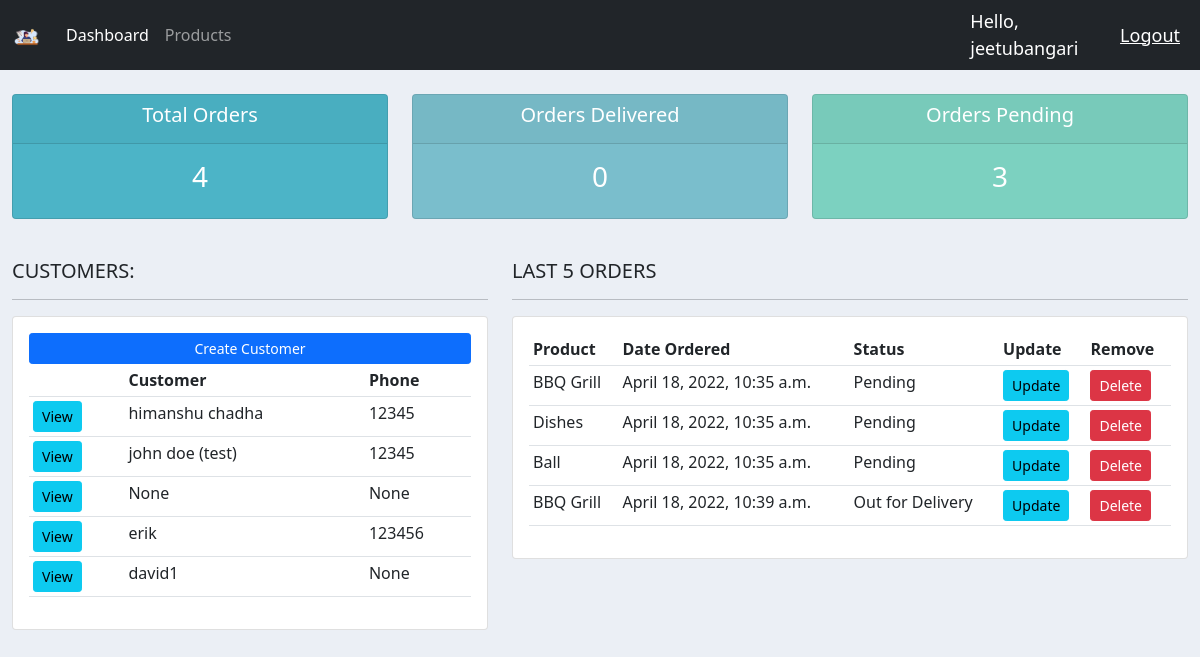
Screenshot of / (signed in) with the database file from the repository.
### accounts/models.py (models this page shows, shortened)
class Customer(models.Model):
	user = models.OneToOneField(User, null=True, blank=True, on_delete=models.CASCADE)
	name = models.CharField(max_length=200, null=True)
	phone = models.CharField(max_length=200, null=True)
	email = models.CharField(max_length=200, null=True)
	profile_pic = models.ImageField(default='default.png', null=True, blank=True)
	date_created = models.DateTimeField(auto_now_add=True, null=True)

class Order(models.Model):
	STATUS = (
		('Pending', 'Pending'),
		('Out for Delivery', 'Out for Delivery'),
		('Delivered', 'Delivered'),
	)
	customer = models.ForeignKey(Customer, null=True, on_delete=models.SET_NULL)
	product = models.ForeignKey(Product, null=True, on_delete=models.SET_NULL)
	date_created = models.DateTimeField(auto_now_add=True, null=True)
	status = models.CharField(max_length=200, null=True, choices=STATUS)
	note = models.CharField(max_length=1000, null=True)

class Product(models.Model):
	CATEGORY = (
		('Indoor', 'Indoor'),
		('Outdoor', 'Outdoor'),
	)
	name = models.CharField(max_length=200, null=True)
	price = models.FloatField(null=True)
	category = models.CharField(max_length=200, null=True, choices=CATEGORY)
	description = models.CharField(max_length=200, null=True, blank=True)
	date_created = models.DateTimeField(auto_now_add=True, null=True)
	tags = models.ManyToManyField(Tag)
	def __str__(self):
		return self.name

### accounts/decorators.py (the view)
	def wrapper_func(request, *args, **kwargs):
		group = None
		if request.user.groups.exists():
			group = request.user.groups.all()[0].name
		if group == 'customer':
			return redirect('user-page')
		if group == 'admin':
			return view_func(request, *args, **kwargs)

### accounts/views.py (called while the page is built)
@login_required(login_url='login')
@admin_only
def home(request):
	orders = Order.objects.all()
	customers = Customer.objects.all()
	total_customers = customers.count()
	total_orders = orders.count()
	delivered = orders.filter(status='Delivered').count()
	pending = orders.filter(status='Pending').count()
	context = {'orders': orders, 'customers': customers, 'total_customers': total_customers, 'total_orders': total_orders, 'delivered': delivered, 'pending': pending}
	return render(request, 'accounts/dashboard.html', context)

### accounts/templates/accounts/dashboard.html
{% extends 'accounts/main.html' %}
{% block content %}
{% include 'accounts/status.html' %}
	<br>
	<div class="row">
		<div class="col-md-5">
			<h5>CUSTOMERS:</h5>
			<hr>
			<div class="card card-body">
				<a class="btn btn-primary btn-sm btn-block" href="">Create Customer</a>
				<table class="table table-sm">
					<tr>
						<th></th>
						<th>Customer</th>
						<th>Phone</th>
					</tr>
					{% for customer in customers %}
						<tr>
							<td><a class="btn btn-sm btn-info" href="{% url 'customer' customer.id %}">View</a></td>
							<td>{{customer.name}}</td>
							<td>{{customer.phone}}</td>
						</tr>
					{% endfor%}
				</table>
			</div>
		</div>
		<div class="col-md-7">
			<h5>LAST 5 ORDERS</h5>
			<hr>
			<div class="card card-body">
				<table class="table table-sm">
					<tr>
						<th>Product</th>
						<th>Date Ordered</th>
						<th>Status</th>
						<th>Update</th>
						<th>Remove</th>
					</tr>
					{% for order in orders %}
						<tr>
							<td>{{order.product}}</td>
							<td>{{order.date_created}}</td>
							<td>{{order.status}}</td>
							<td><a class="btn btn-sm btn-info" href="{% url 'update_order' order.id %}">Update</a></td>
							<td><a class="btn btn-sm btn-danger" href="{% url 'delete_order' order.id %}">Delete</a></td>
						</tr>
					{% endfor%}
				</table>
			</div>
		</div>
	</div>
{% endblock content %}

### accounts/templates/accounts/main.html (shortened to what this page needs)
{% load static %}
<!DOCTYPE html>
<html>
<head>
	<link href="https://cdn.jsdelivr.net/npm/bootstrap@5.1.3/dist/css/bootstrap.min.css" rel="stylesheet">
	<link rel="stylesheet" type="text/css" href="{% static '/css/main.css' %}">
</head>
<body>
	{% include 'accounts/navbar.html' %}
	<div class="container-fluid">{% block content %} {% endblock content %}</div>
</body>
</html>

### accounts/templates/accounts/navbar.html (shortened to what this page needs)
{% load static %}
<nav class="navbar navbar-expand-lg navbar-dark bg-dark">
  <div class="container-fluid">
    <a class="navbar-brand" href="{% url 'home' %}">
      <img width="30" height="24" src="{% static 'images/logo.png' %}">
    </a>
    <div class="collapse navbar-collapse" id="navbarNav">
      <ul class="navbar-nav">
        {% if request.user.is_staff %}
        <li class="nav-item">
          <a class="nav-link active" aria-current="page" href="{% url 'home' %}">Dashboard</a>
        </li>
        <li class="nav-item">
          <a class="nav-link" href="{% url 'products' %}">Products</a>
        </li>
        {% else %}
        <li class="nav-item">
          <a class="nav-link" href="{% url 'account' %}">Settings</a>
        </li>
        {% endif %}
      </ul>
    </div>
  </div>
  <span class="hello-msg">Hello, {{request.user}}</span>
  <span><a class="hello-msg" href="{% url 'logout' %}">Logout</a></span>
</nav>

### accounts/templates/accounts/status.html
<br>
<div class="row">
	<div class="col">
		<div class="col-md">
			<div class="card text-center text-white mb-3" id="total-orders">
				<div class="card-header">
					<h5 class="card-title">Total Orders</h5>
				</div>
				<div class="card-body">
					<h3 class="card-title">{{total_orders}}</h3>
				</div>
			</div>
		</div>
	</div>
	<div class="col">
		<div class="col-md">
			<div class="card text-center text-white mb-3" id="orders-delivered">
				<div class="card-header">
					<h5 class="card-title">Orders Delivered</h5>
				</div>
				<div class="card-body">
					<h3 class="card-title">{{delivered}}</h3>
				</div>
			</div>
		</div>
	</div>
	<div class="col">
		<div class="col-md">
			<div class="card text-center text-white mb-3" id="orders-pending">
				<div class="card-header">
					<h5 class="card-title">Orders Pending</h5>
				</div>
				<div class="card-body">
					<h3 class="card-title">{{pending}}</h3>
				</div>
			</div>
		</div>
	</div>
</div>

### static/css/main.css (style rules this page uses)
body { background-color: #ebeff5; }
#total-orders { background-color: #4cb4c7; }
#orders-delivered { background-color: #7abecc; }
#orders-pending { background-color: #7cd1c0; }

### accounts/templates/accounts/navbar.html (style rules this page uses)
.hello-msg { font-size: 18px; color: #fff; margin-right: 20px; }

### rows the page displays
Customer: name "himanshu chadha", phone "12345"
Customer: name "john doe (test)", phone "12345"
Customer: name "None", phone "None"
Customer: name "erik", phone "123456"
Customer: name "david1", phone "None"
Order: product "BBQ Grill", date_created "April 18, 2022, 10:35 a.m.", status "Pending"
Order: product "Dishes", date_created "April 18, 2022, 10:35 a.m.", status "Pending"
Order: product "Ball", date_created "April 18, 2022, 10:35 a.m.", status "Pending"
Order: product "BBQ Grill", date_created "April 18, 2022, 10:39 a.m.", status "Out for Delivery"

### other values shown
{{ request.user }} "jeetubangari"
{{ total_orders }} "4"
{{ delivered }} "0"
{{ pending }} "3"
